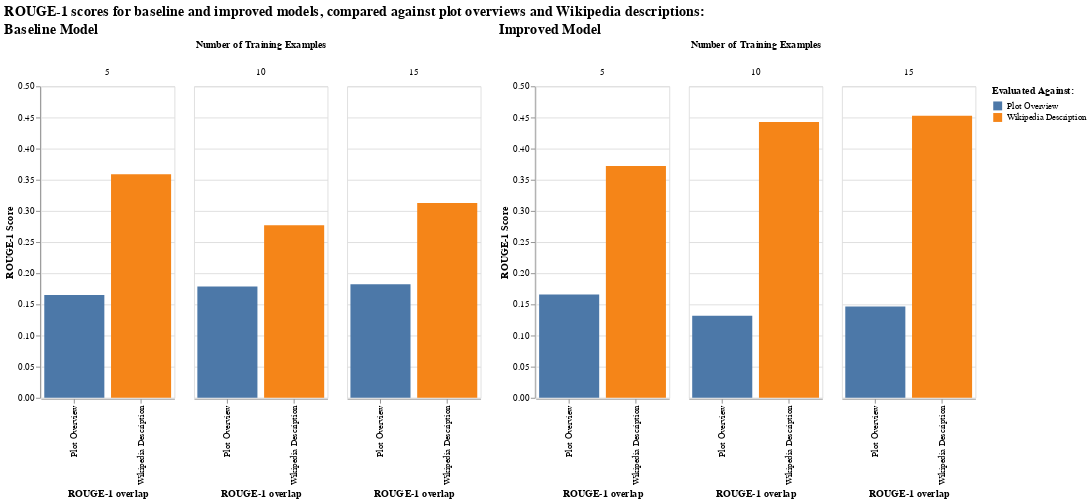

The notebook cell this image was saved under:
### Code cell
# altair chart for report
baseline_chart = alt.Chart(baseline_metrics).mark_bar().encode(
    x = alt.X("eval_output:N", title="ROUGE-1 overlap"),
    y = alt.Y("rouge1:Q", title="ROUGE-1 Score"),
    column = alt.Column("n_train_examples:O", title="Number of Training Examples"),
    color = alt.Color("eval_output:N", title="Evaluated Against:")
).properties(
    width = 150,
    height = 350,
    title = "Baseline Model"
)

improved_chart = alt.Chart(improved_metrics).mark_bar().encode(
    x = alt.X("eval_output:N", title="ROUGE-1 overlap"),
    y = alt.Y("rouge1:Q", title="ROUGE-1 Score"),
    column = alt.Column("n_train_examples:O", title="Number of Training Examples"),
    color = alt.Color("eval_output:N", title="Evaluated Against:")
).properties(
    width = 150,
    height = 350,
    title = "Improved Model"
)

(baseline_chart | improved_chart).resolve_scale(y="shared").properties(
    title="ROUGE-1 scores for baseline and improved models, compared against plot overviews and Wikipedia descriptions:"
).configure_title(fontSize=16)

### Figure 1 — Vega-Lite specification as saved in the notebook (floating-point values rounded to 4 significant figures)
{"config": {"view": {"continuousWidth": 400, "continuousHeight": 300}, "title": {"fontSize": 16}}, "hconcat": [{"data": {"name": "data-420ce1d46ebd834961ae17e08b602374"}, "mark": "bar", "encoding": {"color": {"field": "eval_output", "title": "Evaluated Against:", "type": "nominal"}, "column": {"field": "n_train_examples", "title": "Number of Training Examples", "type": "ordinal"}, "x": {"field": "eval_output", "title": "ROUGE-1 overlap", "type": "nominal"}, "y": {"field": "rouge1", "title": "ROUGE-1 Score", "type": "quantitative"}}, "height": 350, "title": "Baseline Model", "width": 150}, {"data": {"name": "data-a6f9be7363a11011f4e276b95a27545e"}, "mark": "bar", "encoding": {"color": {"field": "eval_output", "title": "Evaluated Against:", "type": "nominal"}, "column": {"field": "n_train_examples", "title": "Number of Training Examples", "type": "ordinal"}, "x": {"field": "eval_output", "title": "ROUGE-1 overlap", "type": "nominal"}, "y": {"field": "rouge1", "title": "ROUGE-1 Score", "type": "quantitative"}}, "height": 350, "title": "Improved Model", "width": 150}], "resolve": {"scale": {"y": "shared"}}, "title": "ROUGE-1 scores for baseline and improved models, compared against plot overviews and Wikipedia descriptions:", "$schema": "https://vega.github.io/schema/vega-lite/v4.17.0.json", "datasets": {"data-420ce1d46ebd834961ae17e08b602374": [{"eval_output": "Plot Overview", "n_train_examples": 5, "rouge1": 0.1649}, {"eval_output": "Plot Overview", "n_train_examples": 10, "rouge1": 0.1788}, {"eval_output": "Plot Overview", "n_train_examples": 15, "rouge1": 0.1824}, {"eval_output": "Wikipedia Description", "n_train_examples": 5, "rouge1": 0.359}, {"eval_output": "Wikipedia Description", "n_train_examples": 10, "rouge1": 0.2769}, {"eval_output": "Wikipedia Description", "n_train_examples": 15, "rouge1": 0.3127}], "data-a6f9be7363a11011f4e276b95a27545e": [{"eval_output": "Plot Overview", "n_train_examples": 5, "rouge1": 0.1659}, {"eval_output": "Plot Overview", "n_train_examples": 10, "rouge1": 0.1317}, {"eval_output": "Plot Overview", "n_train_examples": 15, "rouge1": 0.1467}, {"eval_output": "Wikipedia Description", "n_train_examples": 5, "rouge1": 0.372}, {"eval_output": "Wikipedia Description", "n_train_examples": 10, "rouge1": 0.4429}, {"eval_output": "Wikipedia Description", "n_train_examples": 15, "rouge1": 0.4529}]}}
